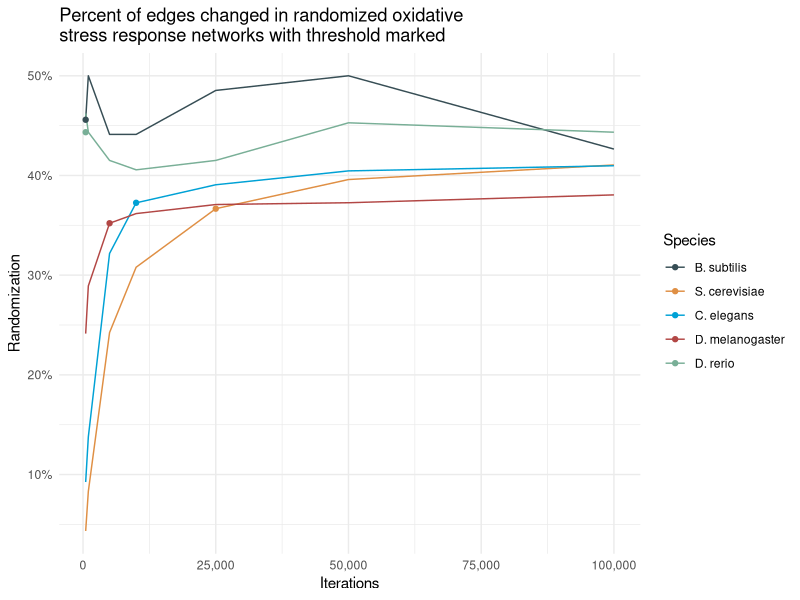
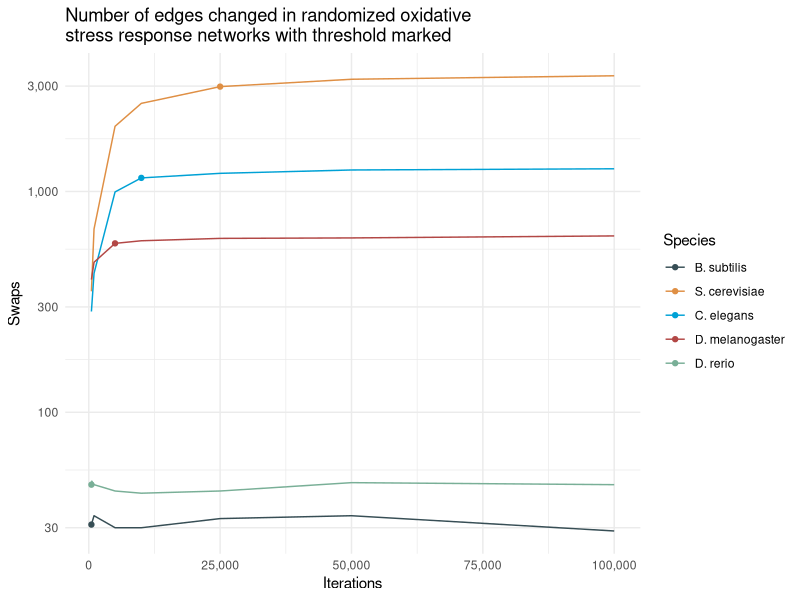

The R script that drew these images, in order:
library(tidyverse)
library(ggsci)
setwd('Desktop/GitHub_Repos/motifs/')
df <- read_tsv("iterations_swaps.txt")
df <- df %>% mutate(Randomization = Swaps/Edges)
sp_labels <- c("B. subtilis", "S. cerevisiae", "C. elegans", "D. melanogaster", "D. rerio")

highlight_points <- tibble(
  Iterations = c(500, 500, 5000, 10000, 25000),
  Swaps = c(31, 47, 582, 1152, 2984),
  Randomization = c(31/68, 47/106, 582/1653, 1152/3092, 2984/8138),
  Species = c("txid224308", "txid7955", "txid7227", "txid6239", "txid559292")  # Replace with actual species names
)

ggplot()+
  geom_line(data=df, aes(Iterations, Randomization, color=Species))+
  geom_point(data=highlight_points, aes(x=Iterations, y=Randomization, color=Species))+
  theme_minimal()+
  scale_color_jama(labels=sp_labels)+
  scale_y_continuous(labels=scales::percent)+
  scale_x_continuous(label=scales::comma)+
  # scale_x_log10(label=scales::comma)+
  labs(title="Percent of edges changed in randomized oxidative \nstress response networks with threshold marked")

ggplot()+
  geom_line(data=df, aes(Iterations, Swaps, color=Species))+
  geom_point(data=highlight_points, aes(x=Iterations, y=Swaps, color=Species))+
  theme_minimal()+
  scale_color_jama(labels=sp_labels)+
  scale_x_continuous(label=scales::comma)+
  scale_y_log10(label=scales::comma)+
  labs(title="Number of edges changed in randomized oxidative \nstress response networks with threshold marked")
  
